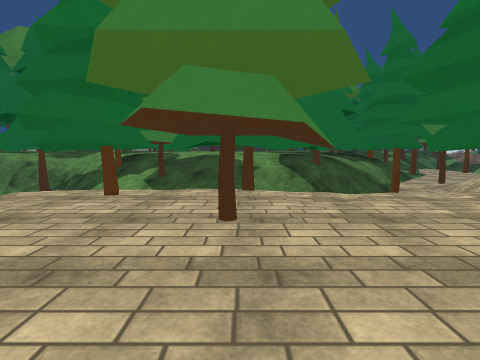
[1] (above)

24 first-person views from a walk through a 3-D level made in the Unity game engine. The camera is 1.3 m above the floor, tilts 6° down and sees 80° across. The floor is counted in squares, 2 m on a side. Each view is taken from the middle of a square. On the plan, view 1 faces up. The plan holds only what a view shows up to about 9 squares ahead; the rest is blank. The place goes on beyond the plan. Some animated figures are left out. Some surface patterns are stand-ins.

[2]
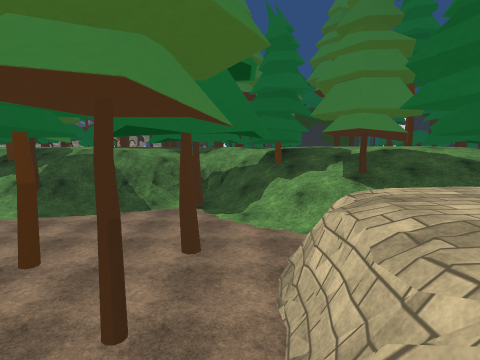

[3]
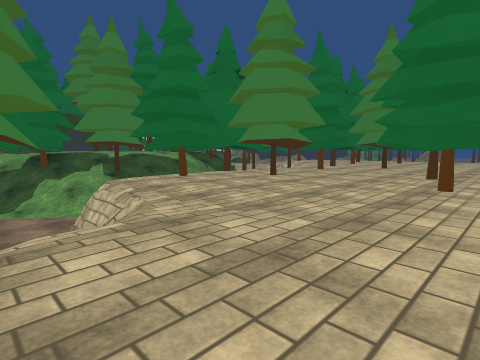

[4]
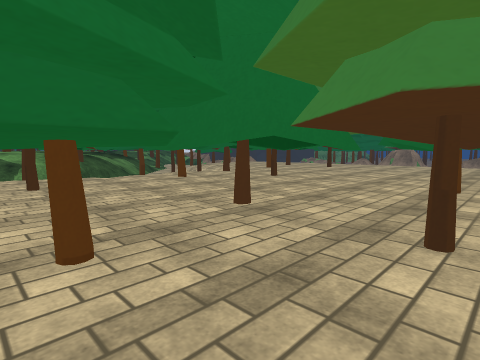

[5]
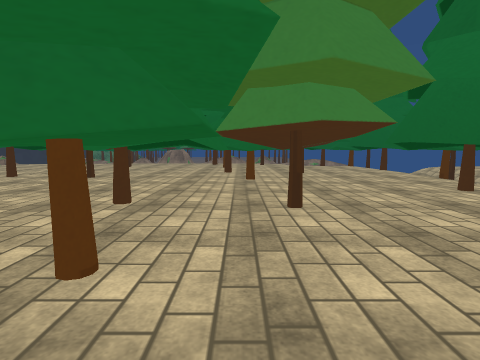

[6]
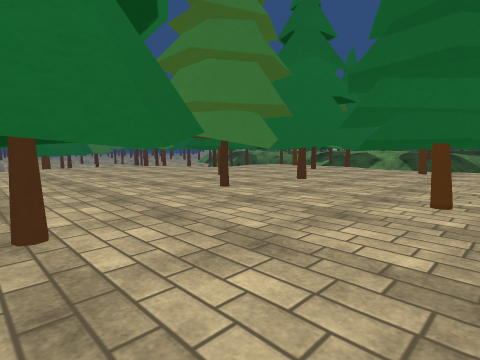

[7]
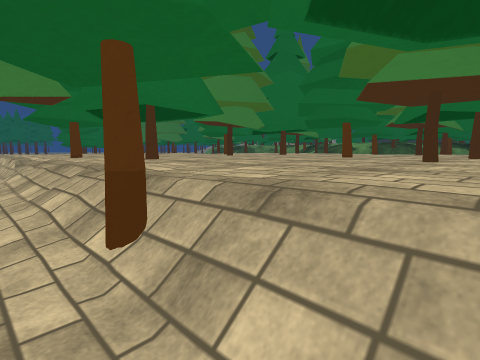

[8]
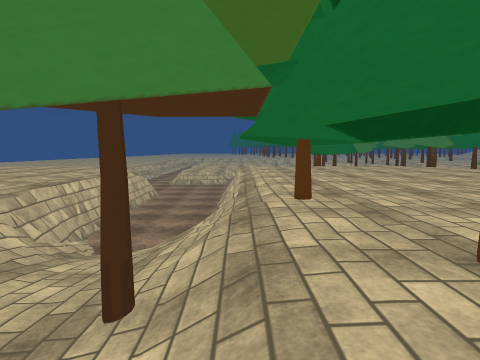

[9]
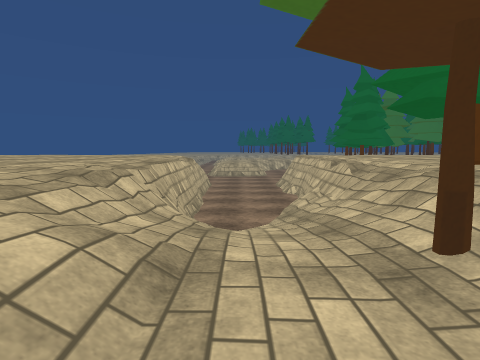

[10]
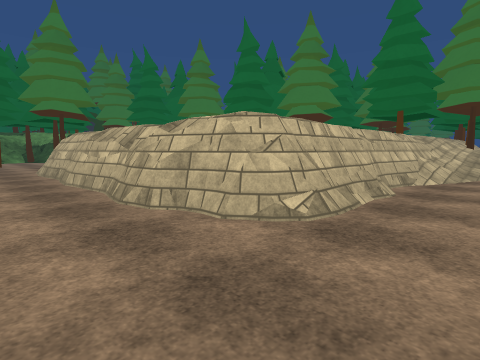

[11]
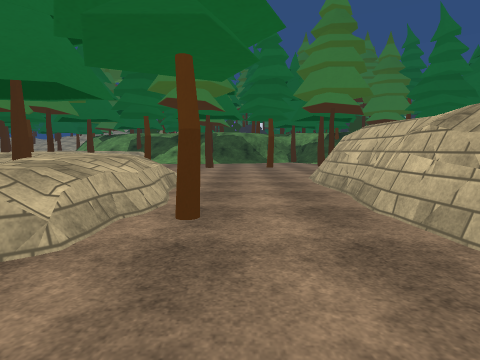

[12]
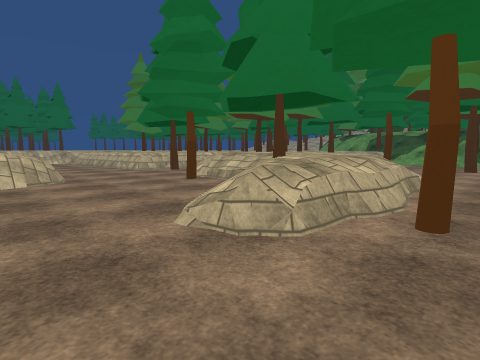

[13]
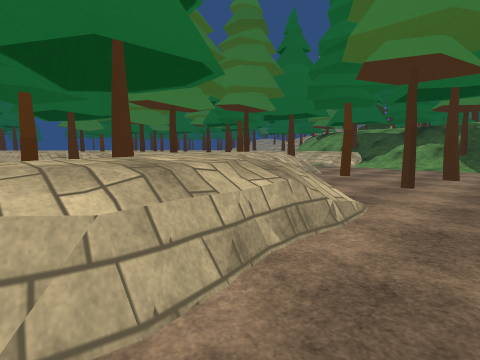

[14]
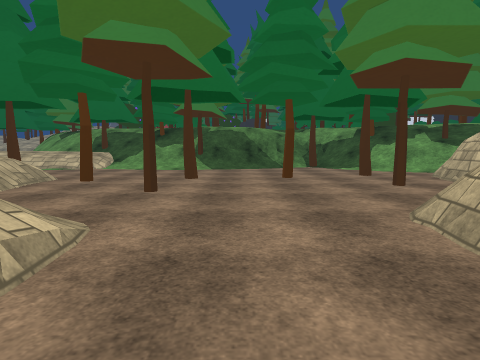

[15]
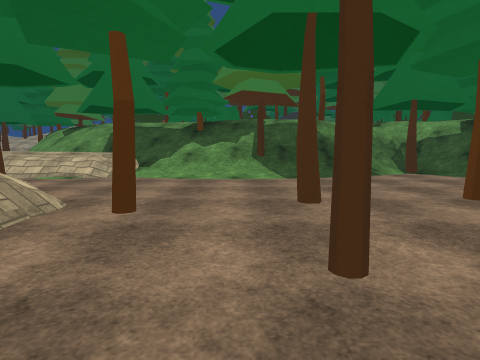

[16]
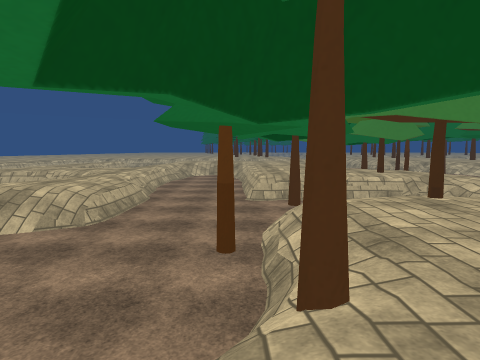

[17]
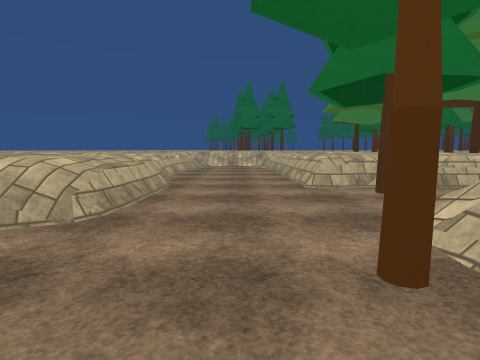

[18]
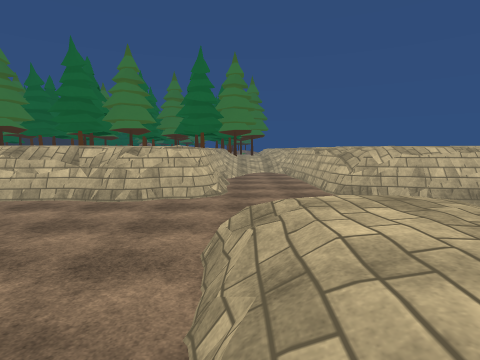

[19]
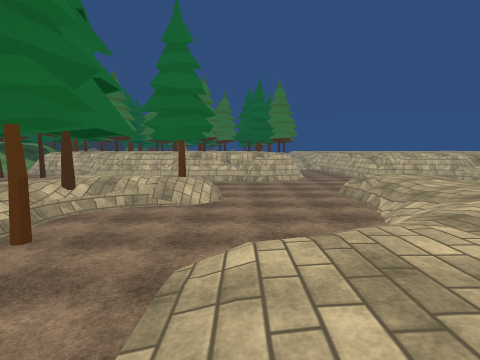

[20]
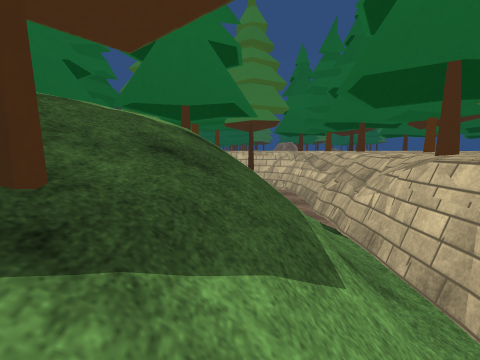

[21]
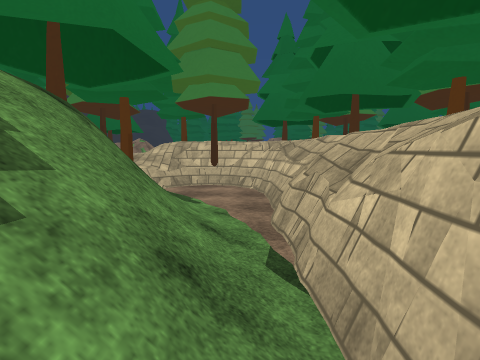

[22]
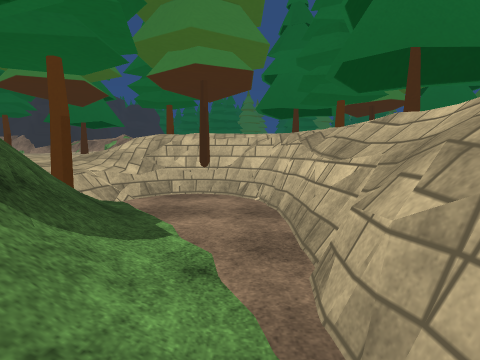

[23]
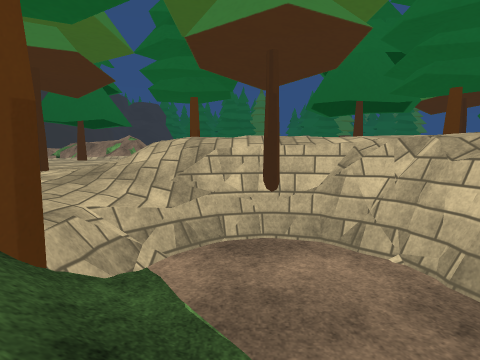

[24]
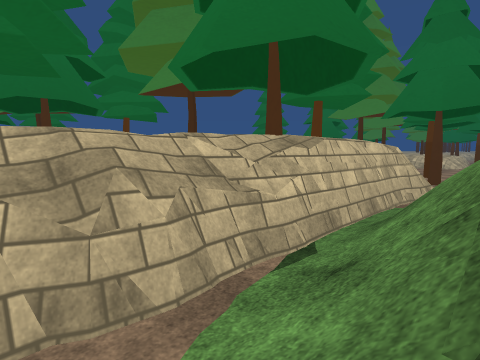

### Floor plan
Key: @ floor where view 1 was taken; # wall or solid block; x gap in a wall; . main floor; : floor 1.25 m higher than the main floor; + floor 2.25 m higher than the main floor; * floor 3.25 m higher than the main floor; % floor 3.5 m higher than the main floor; / step, stairs or slope; = window, fence, low wall or low ledge; v drop or lower ground; T thing the floor can be seen under or through.
Columns run from 22 left of view 1 to 10 right of it. Each row starts with its distance up from view 1.
 10           #////##/ /%%  /#   /
  9      :::////#xv=#/#= /%*## ///
  8      //////////..///#//####=///=
  7       ............/////////.#
  6        #...........=/////...=
  5         /...#.#.#.=/####==///+ ##
  4        #//#.......#+#############
  3    :/   //......#.=++ #######  #
  2   ::=   :/..#....=/+++#+++##++ #
  1   ::=  =://....= /+++++++++#+++
  0  :::=. /:: //..#/+++++@TT++++++
 -1  :::=..///:/=..#+++++TTTT+++
 -2 ..///...#/=:=..#+++++++TT+
 -3 ........../:/../ ++++++TT+++#+
 -4 ..........///..= ++++++++++++#
 -5 ====////.......#++++++++##++++
 -6 =:://://.......#++++++#x##/++#
 -7  ::/ =://......#==x#==/=#=/===
 -8        :///==.......///////:::
 -9         ::::=.........///::
-10           //=  /#vvvvv=///
-11                #///++++++
-12                =++++++++
-13                =++++++
-14                  ++++
-15                  ++

Where each view was taken, in squares from view 1:
view 1: 0 up, 0 right, facing up
view 2: 1 up, 5 left, facing up
view 3: 2 down, 6 left, facing up-right
view 4: 3 down, 1 left, facing up-right
view 5: 2 down, 2 left, facing right
view 6: 6 down, 5 right, facing up-left
view 7: 8 down, 7 right, facing up-left
view 8: 7 down, 4 right, facing left
view 9: 9 down, 4 right, facing left
view 10: 9 down, 9 left, facing up-right
view 11: 6 down, 9 left, facing up
view 12: 6 down, 9 left, facing up-left
view 13: 3 down, 9 left, facing up-left
view 14: 2 down, 9 left, facing up
view 15: 1 up, 11 left, facing up
view 16: 2 down, 11 left, facing left
view 17: 3 down, 13 left, facing left
view 18: 8 down, 13 left, facing right
view 19: 5 down, 18 left, facing right
view 20: 7 up, 3 left, facing right
view 21: 6 up, 1 left, facing right
view 22: 6 up, 1 right, facing right
view 23: 7 up, 3 right, facing right
view 24: 7 up, 3 right, facing down-left
